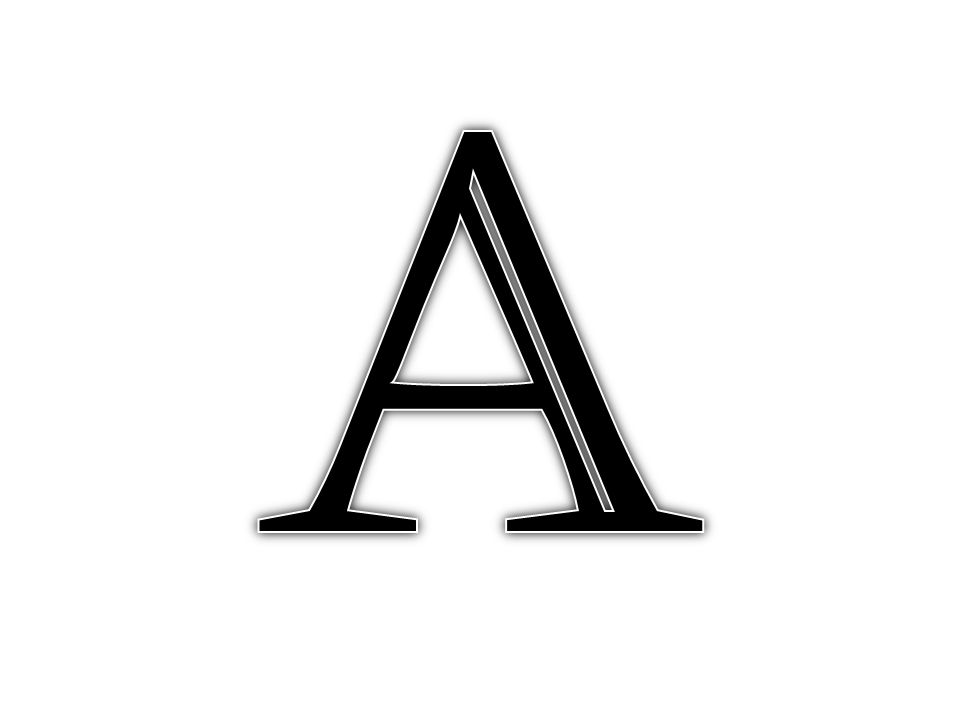
//> input picture OpenCV/OR_OD_Testing/Object_Recognition/Images/LetterA.png, 960 x 720 px, given in place of the camera
$ ./objectdetection-contours-video   (built with g++ and OpenCV 4)
//> lines starting //> are read from the running program, lines starting //| are printed output that depends on the picture; after the words box and inside, x2 and y2 are one past the last pixel; in counts of white or black regions, pixels touching at a corner belong together
/***********************************************************/
/* File:    objectdetection-contours-video.cpp             */
/* Author:  Travis Bueter                                  */
/* Desc:    This file tests the use of identifying objects */
/*          based on their contours of a video feed.       */
/*          Based on a tutorial from the OpenCV website.   */
/***********************************************************/

#include <opencv2/opencv.hpp>
#include <highgui.h>
#include <iostream>
#include <stdlib.h>
#include <stdio.h>
#include <ctime>       /* time */
#include <string>
#include <math.h>
//#include "opencv2/imgcodecs.hpp"
using namespace cv;
using namespace std;

int main()
{

    Mat img, edges, out, modi;

    //Set up camera
    VideoCapture cap(0); // open the video camera no. 0
	while(!cap.isOpened())  // if not success, exit program
    {
        cout << "error cannot read from the camera" << endl;
    }

	while(1)
	{
	    bool bSuccess = cap.read(img); // read a new frame from video
//> img is the input picture: 720 rows x 960 cols, CV_8UC3; min 0, max 255, mean 238.5
        if (!bSuccess) //if not success, break loop
        {
             cout << "Cannot read a frame from video stream" << endl;
             break;
        }

        //converting the original image into grayscale
	    Mat imgGrayScale = Mat(img.size(), 8, 1);
	    cvtColor(img,imgGrayScale,CV_BGR2GRAY);

	    //Attempted to use for smoothing spots in the image
	    //GaussianBlur(imgGrayScale,imgGrayScale,Size(7,7),1.5,1.5);

	    //thresholding the grayscale image to get better results
	    threshold(imgGrayScale,imgGrayScale,128,255,CV_THRESH_BINARY);
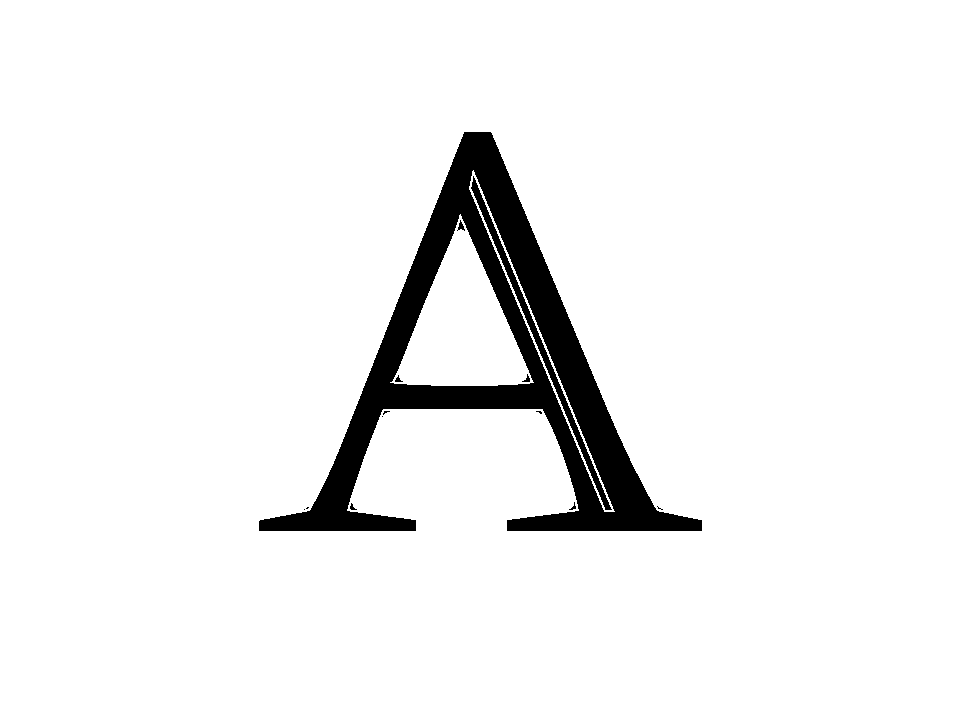
//> imgGrayScale: 720 rows x 960 cols, CV_8UC1; 94.1% white; 13 black regions (6 under 20 px)

        vector< vector<Point> > contours;
        vector<Vec4i> hierarchy;

	    //finding all contours in the image
	    findContours(imgGrayScale, contours, hierarchy, CV_RETR_LIST, CV_CHAIN_APPROX_SIMPLE, Point(0,0));
//> contours = 19 contours, 8 with area under 20; largest, box (x1, y1, x2, y2) and area: (0, 0, 960, 720) 689521, (258, 131, 703, 532) 55354, (390, 214, 534, 386) 12019, (469, 170, 615, 512) 3476, (470, 175, 613, 511) 2484

	    vector< vector<Point> > contours_poly(contours.size());
//> contours_poly = 19 empty contours

	    //iterating through each contour
	    for(int i = 0; i < contours.size(); i++)
	    {
		    //obtain a sequence of points of the countour
		    approxPolyDP(Mat(contours[i]), contours_poly[i], arcLength(contours[i],true)*0.02, true);

		    //if there are 3 vertices  in the contour(It should be a triangle)
		    vector<Point> result = contours_poly[i];
		    if(result.size() == 3)
		    {
			    //drawing lines around the triangle
			    for(int j = 0; j < result.size()-1; j++)
			    {
			        line(img, result[j], result[j+1], cvScalar(255,0,0),4);
			    }
			    line(img, result[result.size()-1], result[0], cvScalar(255,0,0),4);
		    }

		    if(result.size() == 4)
		    {
			    //drawing lines around the triangle
			    for(int j = 0; j < result.size()-1; j++)
			    {
			        line(img, result[j], result[j+1], cvScalar(0,255,0),4);
			    }
			    line(img, result[result.size()-1], result[0], cvScalar(0,255,0),4);
		    }

		    if(result.size() == 5)
		    {
			    //drawing lines around the triangle
			    for(int j = 0; j < result.size()-1; j++)
			    {
			        line(img, result[j], result[j+1], cvScalar(0,0,255),4);
			    }
			    line(img, result[result.size()-1], result[0], cvScalar(0,0,255),4);
		    }

		    if(result.size() == 6)
		    {
			    //drawing lines around the triangle
			    for(int j = 0; j < result.size()-1; j++)
			    {
			        line(img, result[j], result[j+1], cvScalar(255,0,127),4);
			    }
			    line(img, result[result.size()-1], result[0], cvScalar(255,0,127),4);
		    }

		    if(result.size() == 10)
		    {
			    //drawing lines around the triangle
			    for(int j = 0; j < result.size()-1; j++)
			    {
			        line(img, result[j], result[j+1], cvScalar(0,255,255),4);
			    }
			    line(img, result[result.size()-1], result[0], cvScalar(0,255,255),4);
		    }

	    }
//> this loop made 19 passes
//> result on passes 15, 16, 17, 19: 3 Points (x, y): [460, 214], [390, 382], [533, 382], 2 Points (x, y): [473, 175], [611, 510], 2 Points (x, y): [473, 170], [614, 511], 4 Points (x, y): [0, 0], [0, 719], [959, 719], [959, 0]
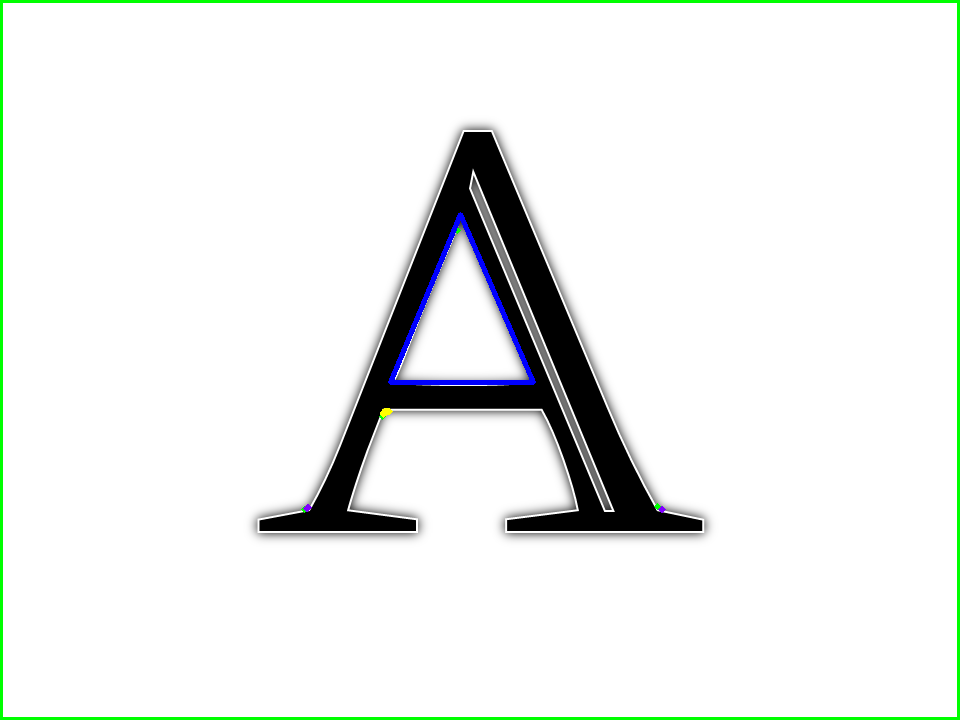
//> img: 720 rows x 960 cols, CV_8UC3; 1.86% of pixels changed, all inside (x1, y1, x2, y2) = (0, 0, 960, 720)


        namedWindow("MyVideo",CV_WINDOW_AUTOSIZE);
        imshow("MyVideo", img);

        if (waitKey(30) == 27)// 'Esc' key
//> the Esc key is pressed
        {
            cout << "Esc key is pressed by user." << endl;
	        break;
        }


	}

    cap.release();
	return 0;
}
